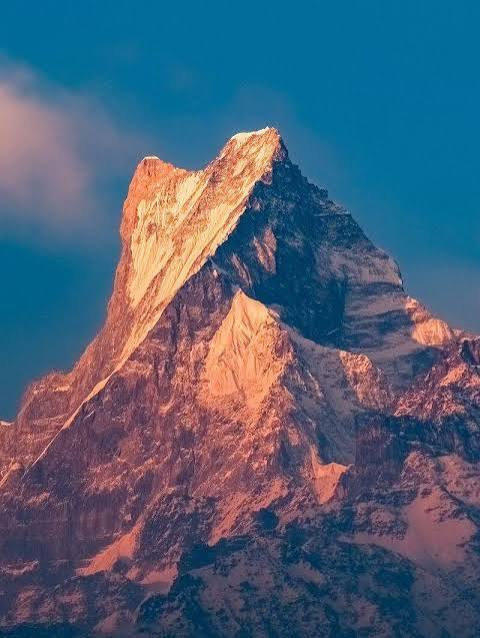
#> input picture lab6/images.jpg, 480 x 638 px
$ python -i lab3.py   (imports and definitions only)
#> lines starting #> are read from the running program, lines starting #| are printed output that depends on the picture
import os
import tkinter as tk
from PIL import Image, ImageDraw, ImageFont, ImageTk
import numpy as np

def get_file_paths():
    user_input = input("Введіть шлях до файлу (або кілька через кому): ")
    return [p.strip() for p in user_input.split(',') if p.strip()]

# ==========================================
# ЛАБ 2, ЗАВДАННЯ 1: Конвертація форматів
# ==========================================
# [136 lines left out: functions task1_convert, task2_resize, task3_color, task4_balance, task5_transparency, not called in this run]

# ==========================================
# ЛАБ 2, ЗАВДАННЯ 6: Кадрування зображення
# ==========================================
def task6_crop():
    print("\n--- Завдання 6: Кадрування зображення ---")
    path = input("Введіть шлях до зображення: ").strip()
#> the answer given: ../../lab6/images.jpg
    img = Image.open(path)
#> img is the input picture: PIL image 480x638 RGB; mean R, G, B 77.8, 95.8, 118.5
    w, h = img.size
#> w = 480; h = 638

    print("Поточний розмір: " + str(w) + "x" + str(h))
#| Поточний розмір: 480x638
    print("Оберіть дію:")
    print("1 - Розбити зображення на частини")
    print("2 - Залишити вибрану область (кадрування)")
    print("3 - Вилучити вибрану область (зробити прозорою)")
    choice = input("Ваш вибір (1-3): ").strip()
#> the answer given: 1

    if choice == '1':
        n = int(input("Кількість частин по горизонталі: "))
#> the answer given: 3
        m = int(input("Кількість частин по вертикалі: "))
#> the answer given: 3
        out_dir = input("Введіть папку для збереження: ").strip()
#> the answer given: out.png
        os.makedirs(out_dir, exist_ok=True)
        part_w, part_h = w // n, h // m
#> part_w = 160; part_h = 212

        for i in range(n):
            for j in range(m):
                box = (i * part_w, j * part_h, (i + 1) * part_w, (j + 1) * part_h)
                part = img.crop(box)
                part.save(os.path.join(out_dir, "part_" + str(i) + "_" + str(j) + ".png"))
#> this loop made 3 passes
#> pass 1, in task6_crop, `part.save(os.path.join(out_dir, "part_" + str(i) + "_" + str(j) + ".pn..`:
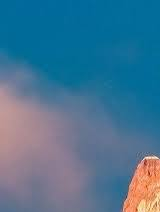
#> saved as part_0_0.png: PIL image 160x212 RGB; mean R, G, B 71.4, 116.8, 146.4
#> pass 1, in task6_crop, `part.save(os.path.join(out_dir, "part_" + str(i) + "_" + str(j) + ".pn..`:
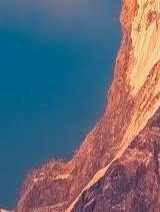
#> saved as part_0_1.png: PIL image 160x212 RGB; mean R, G, B 100.5, 105.3, 118.9
#> pass 1, in task6_crop, `part.save(os.path.join(out_dir, "part_" + str(i) + "_" + str(j) + ".pn..`:
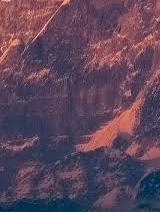
#> saved as part_0_2.png: PIL image 160x212 RGB; mean R, G, B 93, 69.7, 90
#> pass 2, in task6_crop, `part.save(os.path.join(out_dir, "part_" + str(i) + "_" + str(j) + ".pn..`:
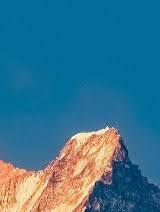
#> saved as part_1_0.png: PIL image 160x212 RGB; mean R, G, B 55.4, 115.9, 143
#> after the loop:
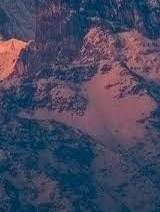
#> part: PIL image 160x212 RGB; mean R, G, B 70, 71.2, 95.8
        print("Зображення успішно розбито та збережено!")

    elif choice == '2':
        coords = input("Введіть координати (x1, y1, x2, y2) через кому: ")
        x1, y1, x2, y2 = map(int, coords.split(','))
        cropped = img.crop((x1, y1, x2, y2))
        out_path = input("Введіть шлях для збереження: ").strip()
        cropped.save(out_path)
        print("Область збережено у: " + out_path)

    elif choice == '3':
        coords = input("Введіть координати (x1, y1, x2, y2) через кому: ")
        x1, y1, x2, y2 = map(int, coords.split(','))
        img_rgba = img.convert("RGBA")

        img_rgba.paste((0, 0, 0, 0), (x1, y1, x2, y2))

        out_path = input("Введіть шлях для збереження (.png): ").strip()
        img_rgba.save(out_path)
        print("Область вилучено та збережено у: " + out_path)
    else:
        print("Невірний вибір!")

# ==========================================
# ЛАБ 2, ЗАВДАННЯ 7: Збільшення контрастності
# ==========================================
# [124 lines left out: functions task7_contrast, task8_combine, task9_watermark, task10_slideshow, not called in this run]
# ==========================================
# МЕНЮ
# ==========================================
# [37 lines not run here, left out]

>>> result = task6_crop()
